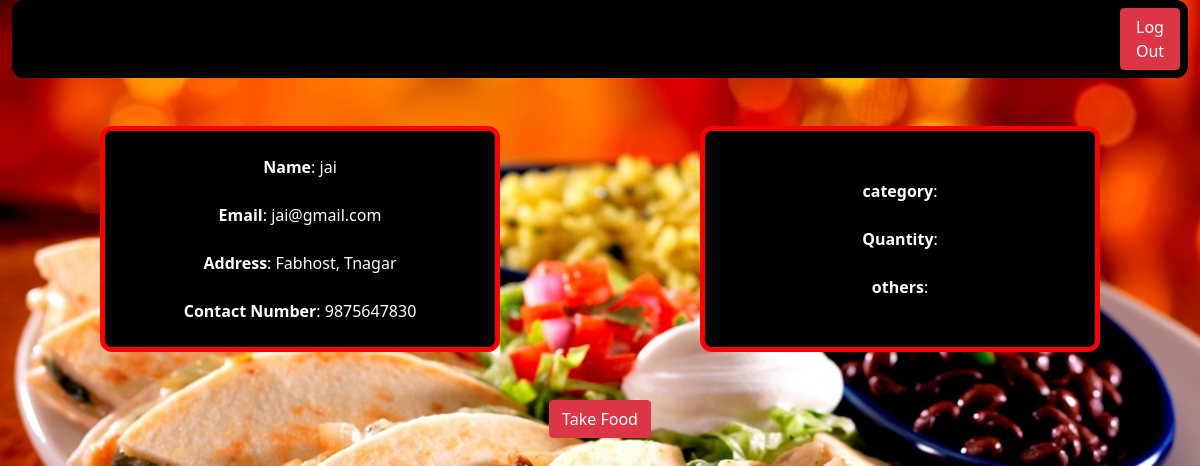
The page /Foodproviders?foreignkey=126 on the database its author committed.
### tables this page shows
CREATE TABLE `item` (
  `id` int(11) NOT NULL,
  `name` varchar(30) NOT NULL,
  `email` varchar(30) NOT NULL,
  `password` varchar(30) NOT NULL,
  `contactnumber` bigint(10) NOT NULL,
  `address` varchar(30) NOT NULL,
  `signer` varchar(30) NOT NULL
);

### application/controllers/Foodproviders.php (called while the page is built, shortened)
<?php
class Foodproviders extends CI_Controller {
	public function index()
{
$uid=$_GET['foreignkey'];
$uuid=$_GET['id'];
$this->load->model('Foodproviders_Model');
$udetail=$this->Foodproviders_Model->getregisterdetail($uid);
$getdetails=$this->Foodproviders_Model->getdetails($uuid);
$this->load->view('foodproviders',['ud'=>$udetail,'ged'=>$getdetails]);
}
}
?>

### index.php (called while the page is built, shortened)
<?php
require_once BASEPATH.'core/CodeIgniter.php';

### application/models/Foodproviders_Model.php (called while the page is built, shortened)
<?php
class Foodproviders_Model extends CI_model
{
 public function getregisterdetail($uid){
 	$ret=$this->db
 	              ->where('id',$uid)
 	              ->get('item');
 	                return $ret->row();
 }
}
?>

### application/views/foodproviders.php (the view, shortened to what this page needs)
<!DOCTYPE html>
<html>
<head>
</head>
<link href="https://cdn.jsdelivr.net/npm/bootstrap@5.1.3/dist/css/bootstrap.min.css" rel="stylesheet">
<body>
<div class="container-fluid">
	<div class="col-lg-12 col-md-12 col-12 button p-2">
<button type="button" class="btn btn-danger" style="margin-left: 1100px"><a href="<?php echo site_url('home');?>">Log Out</a></button>
</div>
	<div class="row">
		<div class="col-lg-4 col-md-4 col-4 text-center center-block d-block mx-auto mt-5 head">
<br>
			<b>Name</b>:   <?php echo $ud->name; ?> <br><br>
<b>Email</b>: <?php echo $ud->email; ?>  <br><br>
<b>Address</b>: <?php echo $ud->address; ?> <br><br>
<b>Contact Number</b>: <?php echo $ud->contactnumber; ?> <br><br>
</div>
<div class="col-lg-4 col-md-4 col-4 text-center center-block d-block mx-auto mt-5 head">
<br><br>
<b>category</b>:   <?php echo $ged->category;
?>    <br><br>
<b>Quantity</b>:   <?php echo $ged->quantity;
 ?>    <br><br>
<b>others</b>:   <?php echo $ged->others;
 ?>    <br><br>
</div>
</div>
<div class="col-lg-12 col-md-12 col-12 text-center center-block d-block mx-auto pt-5">
<a href="<?php echo site_url('Loggeremailsend'); ?>" class="btn btn-danger">Take Food</a> </div>
</div>
</body>
</html>

### application/views/foodproviders.php (style rules this page uses)
body { background-image: url('image/25.jpg'); background-size: cover; }
.head { background-color: black; color: white; border-radius: 12px; border: 5px solid red; }
a { text-decoration: none; color: white; }
.button { background-color: black; border-radius: 12px; }

### rows shown on the page
item: name "jai", email "jai@gmail.com", address "Fabhost, Tnagar", contactnumber "9875647830"
